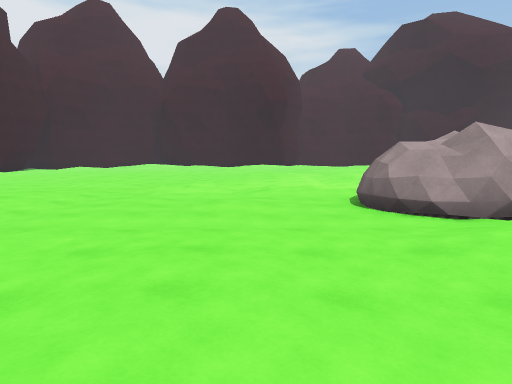
View 1 (above)

24 first-person views from a walk through a 3-D level made in the Unity game engine. The camera is 1.5 m above the floor, tilts 6° down and sees 75° across. The floor is counted in squares, 2 m on a side. Each view is taken from the middle of a square. On the plan, view 1 faces up. The plan holds only what a view shows up to about 11 squares ahead; the rest is blank. The place goes on beyond the plan. The player character is not drawn. Surface patterns are stand-ins for the level's own textures.

View 2
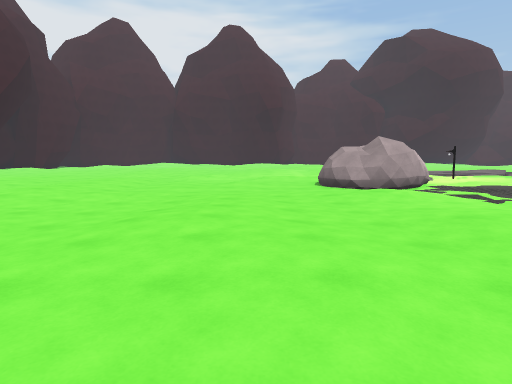

View 3
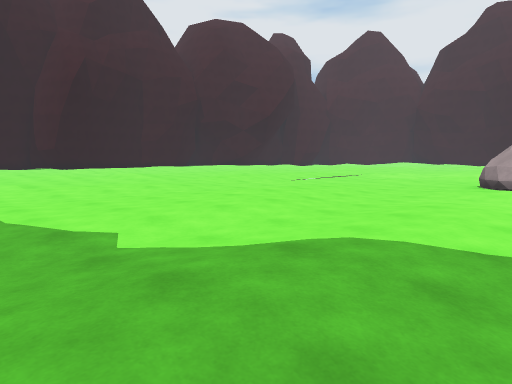

View 4
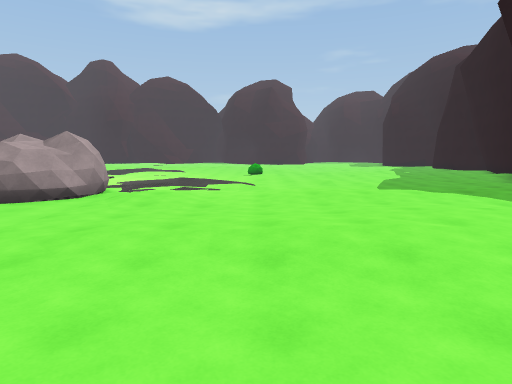

View 5
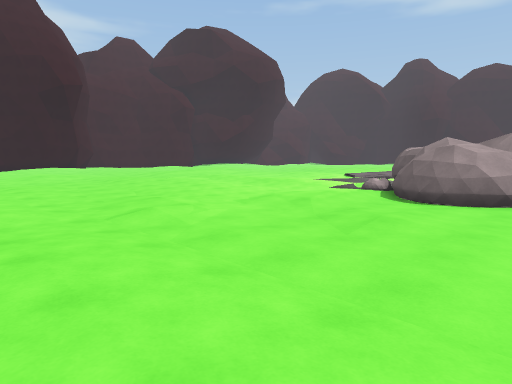

View 6
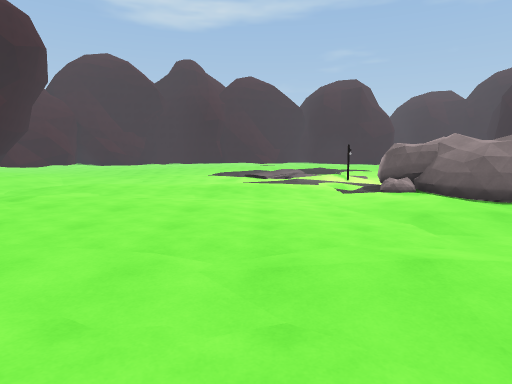

View 7
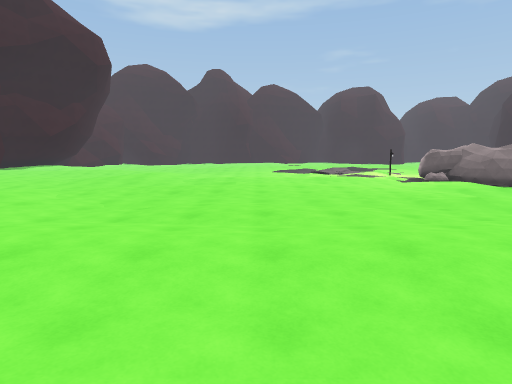

View 8
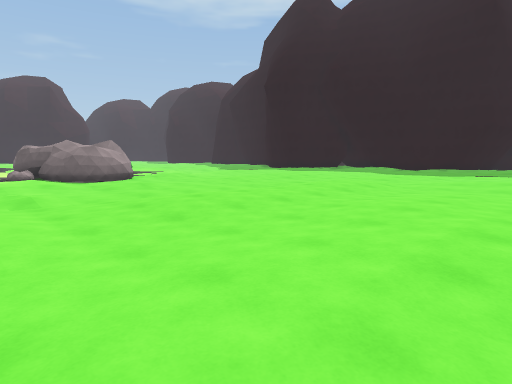

View 9
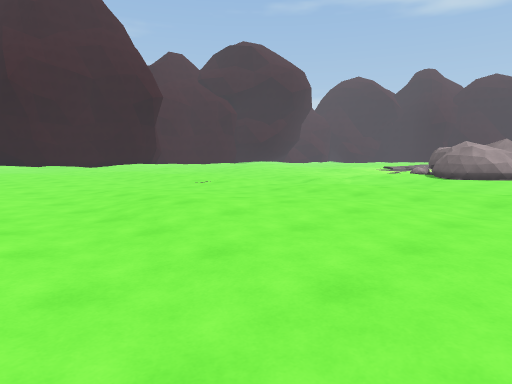

View 10
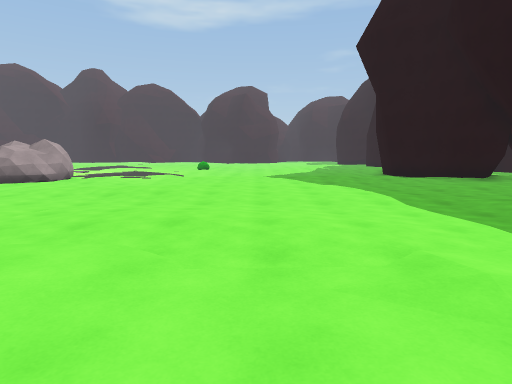

View 11
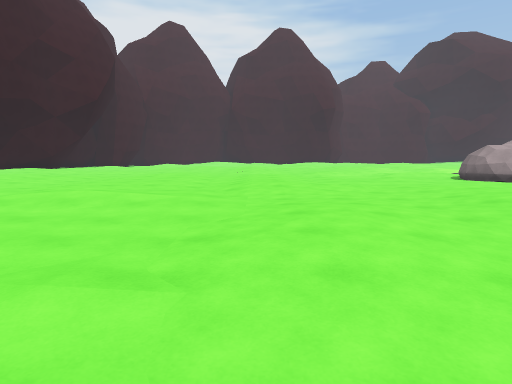

View 12
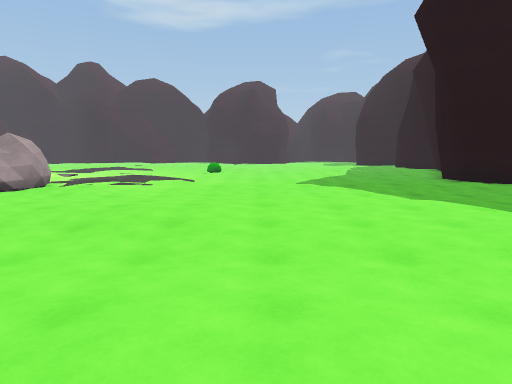

View 13
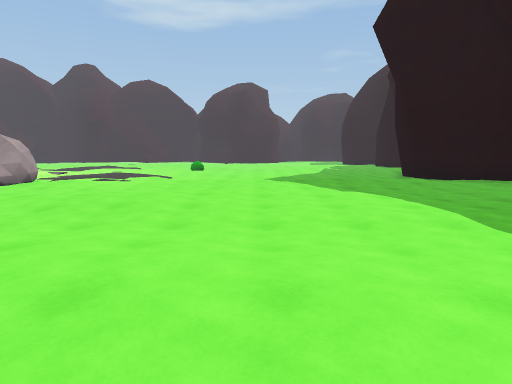

View 14
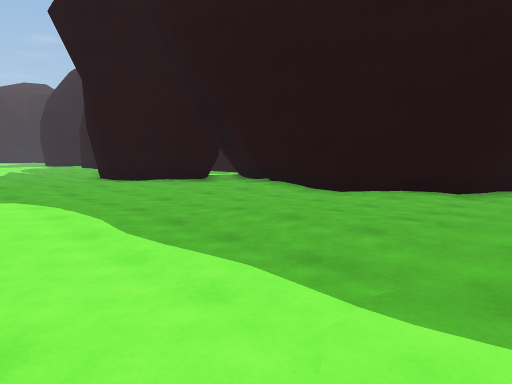

View 15
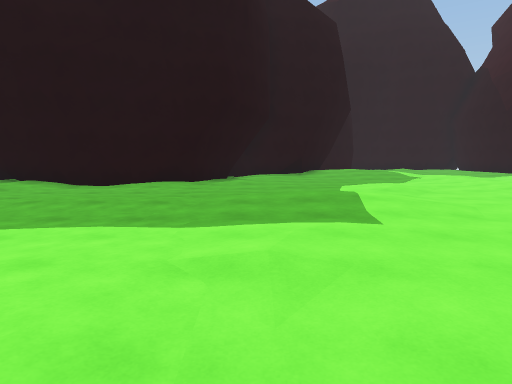

View 16
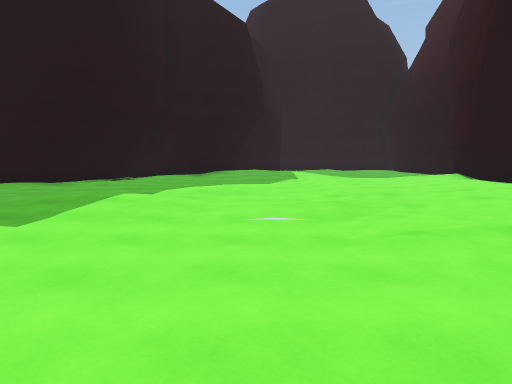

View 17
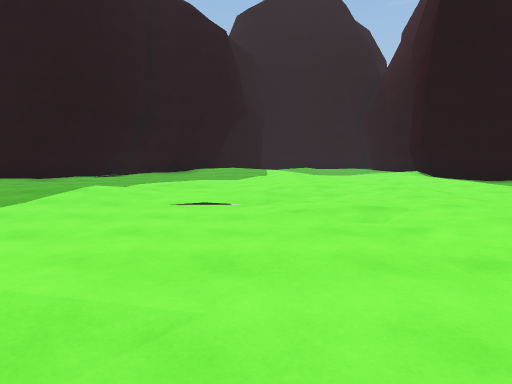

View 18
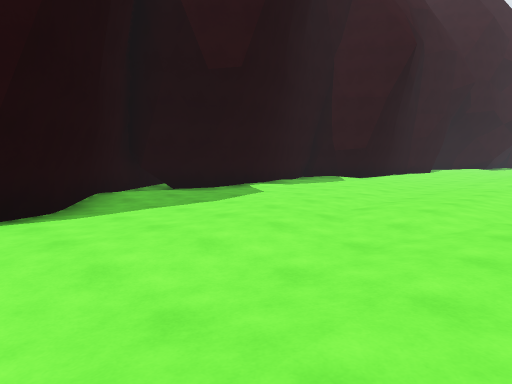

View 19
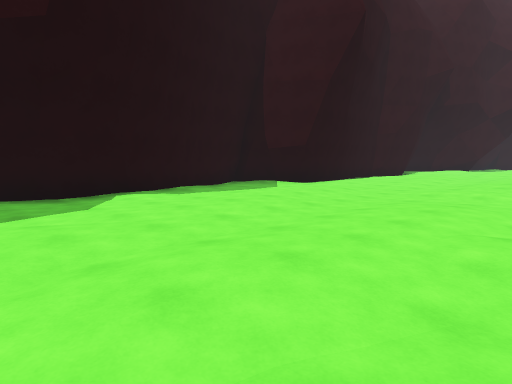

View 20
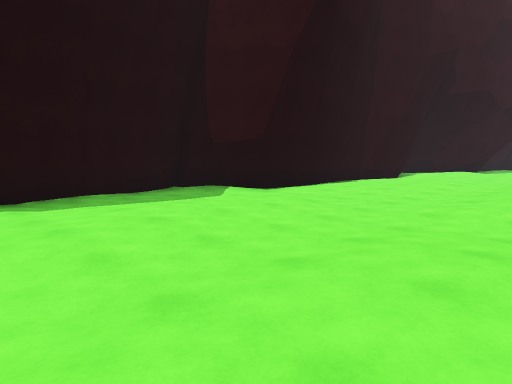

View 21
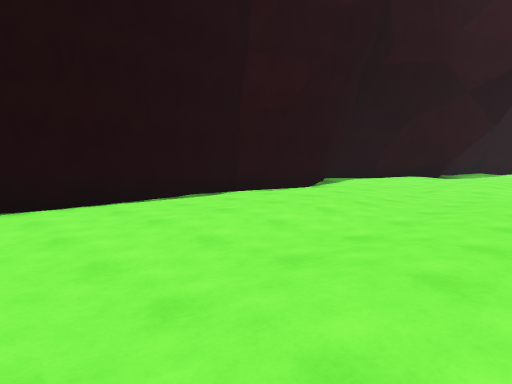

View 22
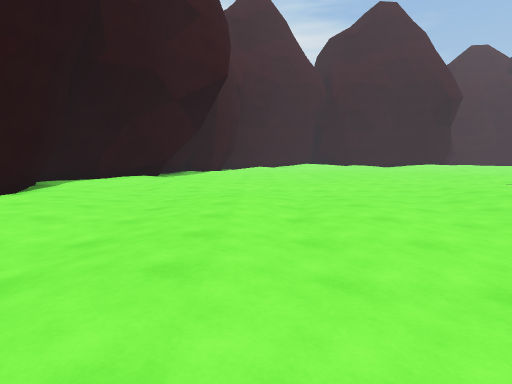

View 23
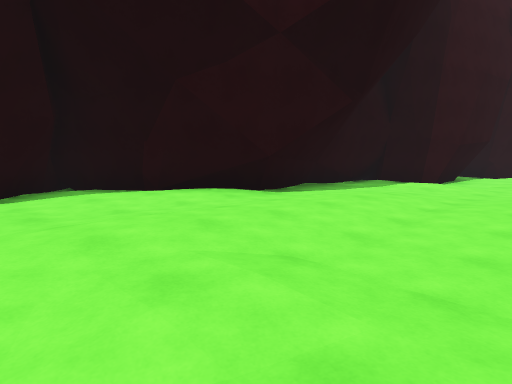

View 24
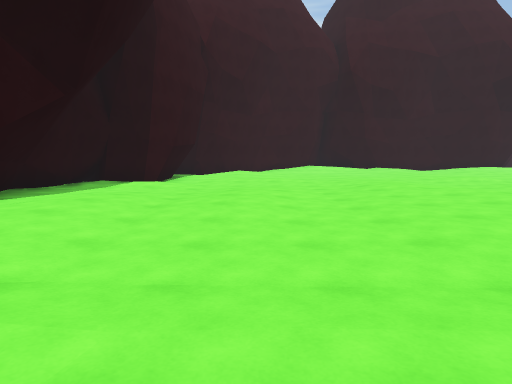

### Floor plan
Key: @ floor where view 1 was taken; # wall or solid block; . main floor; : floor 0.25 m higher than the main floor; - floor 0.25 m lower than the main floor; _ floor 0.5 m lower than the main floor; / step, stairs or slope; = window, fence, low wall or low ledge.
Columns run from 20 left of view 1 to 7 right of it. Each row starts with its distance up from view 1.
 22      #-               ..
 21      #-              -..
 20      #_  .-- -/.     --/
 19    ##__../-./-/// ///-..
 18    #-//----/.--....-/.-/ :/
 17    #///----/.-/./---/.-////.
 16    #----.--..././-.-/.-/./--
 15    #-.//.-........--.....  -
 14    #-./..-...//...-..../. --
 13   ##../---...-/:..-.../.. --
 12 ###/...---...-/:..-...-/. -/
 11 #.....//------/..--...-/:./-
 10 ##........--.--..-/.---/../
  9  #-../.-----.----/.-/.--///
  8  #-..-/.---/..-..-/-/./=#-/
  7  #/./-/...-/./-..----//###--
  6  #........-......--/.-####/.
  5  #......./-......------##.-/
  4  #...-//.--...-./------.-/./
  3  #...-//---...../.-/--..--./
  2  #.---/// -...-//--/.----/--
  1 ##----//  -/.////--/.--.-/--
  0 #--.--// - ///.-.--.@-/. --/
 -1 ---.------/.----.--..././-/.
 -2 --/..-./--/----..-....../--
 -3 #-/..-..------/..-...//./---
 -4 #......./---------...-/://--
 -5 #......./-/-------.---/./../
 -6 #-...../-///./.-..-----./..
 -7 #-......./-////.../-.--//--
 -8 /.-.......-/--------..---##
 -9 #.-.......-/-------/..-###
-10 ##-..../...-----.#####-#
-11  ##...-//.----.-##   ###
-12   ##..-/..-----##

Where each view was taken, in squares from view 1:
view 1: 0 up, 0 right, facing up
view 2: 4 down, 0 right, facing up
view 3: 5 down, 4 right, facing up-left
view 4: 1 up, 4 left, facing right
view 5: 4 up, 5 left, facing up-right
view 6: 11 up, 4 left, facing right
view 7: 14 up, 8 left, facing right
view 8: 10 up, 9 left, facing down-right
view 9: 3 up, 11 left, facing up-right
view 10: 2 down, 8 left, facing right
view 11: 5 down, 5 left, facing up
view 12: 1 down, 5 left, facing right
view 13: 2 down, 6 left, facing right
view 14: 3 down, 6 left, facing down-right
view 15: 1 down, 6 left, facing down
view 16: 1 down, 10 left, facing down
view 17: 0 up, 11 left, facing down
view 18: 12 down, 12 left, facing up-left
view 19: 8 down, 12 left, facing up-left
view 20: 5 down, 13 left, facing up-left
view 21: 1 up, 13 left, facing up-left
view 22: 1 up, 13 left, facing up
view 23: 9 up, 12 left, facing up-left
view 24: 9 up, 12 left, facing up
